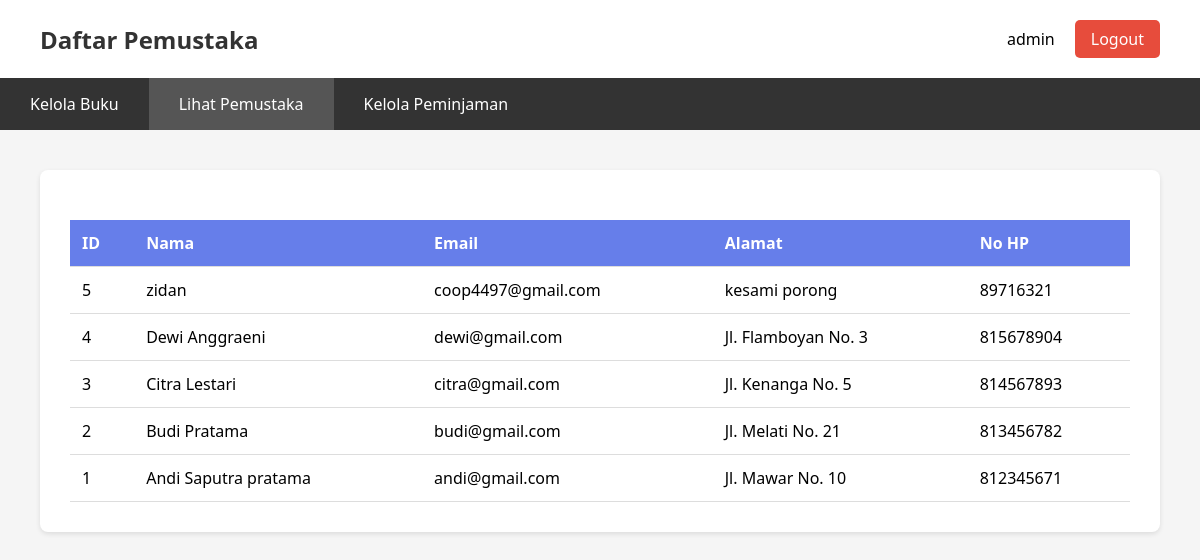
/admin/lihat_pemustaka.php (signed in), run on the app's committed database.
### tables this page shows
CREATE TABLE `pemustaka` (
  `id_pemustaka` int(11) NOT NULL,
  `nama` varchar(100) NOT NULL,
  `email` varchar(100) NOT NULL,
  `password` varchar(100) NOT NULL,
  `alamat` text DEFAULT NULL,
  `no_hp` int(11) DEFAULT NULL
);

### admin/lihat_pemustaka.php (the view, shortened to what this page needs)
<?php
try {
    $conn = get_db_connection();
    $stmt = $conn->query("SELECT * FROM pemustaka ORDER BY id_pemustaka DESC");
    $pemustaka_list = $stmt->fetchAll(PDO::FETCH_ASSOC);
} catch(PDOException $e) {
    $error = "Gagal mengambil data pemustaka";
}
$admin_username = htmlspecialchars($_SESSION['admin_username'], ENT_QUOTES, 'UTF-8');
?>
<!DOCTYPE html>
<html lang="id">
<head>
    <link rel="stylesheet" href="../css/style.css">
</head>
<body>
    <div class="dashboard-container">
        <header>
            <h1>Daftar Pemustaka</h1>
            <div class="admin-info">
                <span><?php echo $admin_username; ?></span>
                <a href="logout.php" class="btn-logout">Logout</a>
            </div>
        </header>
        <nav class="admin-menu">
            <ul>
                <li><a href="kelola_buku.php">Kelola Buku</a></li>
                <li><a href="lihat_pemustaka.php" class="active">Lihat Pemustaka</a></li>
                <li><a href="kelola_peminjaman.php">Kelola Peminjaman</a></li>
            </ul>
        </nav>
        <main>
            <div class="content-area">
                <table class="data-table">
                    <thead>
                        <tr>
                            <th>ID</th>
                            <th>Nama</th>
                            <th>Email</th>
                            <th>Alamat</th>
                            <th>No HP</th>
                        </tr>
                    </thead>
                    <tbody>
                        <?php if (!empty($pemustaka_list)): ?>
                            <?php foreach($pemustaka_list as $pemustaka): ?>
                                <tr>
                                    <td><?php echo htmlspecialchars($pemustaka['id_pemustaka'], ENT_QUOTES, 'UTF-8'); ?></td>
                                    <td><?php echo htmlspecialchars($pemustaka['nama'], ENT_QUOTES, 'UTF-8'); ?></td>
                                    <td><?php echo htmlspecialchars($pemustaka['email'], ENT_QUOTES, 'UTF-8'); ?></td>
                                    <td><?php echo htmlspecialchars($pemustaka['alamat'], ENT_QUOTES, 'UTF-8'); ?></td>
                                    <td><?php echo htmlspecialchars($pemustaka['no_hp'], ENT_QUOTES, 'UTF-8'); ?></td>
                                </tr>
                            <?php endforeach; ?>
                        <?php else: ?>
                            <tr>
                                <td colspan="5" class="text-center">Belum ada data pemustaka</td>
                            </tr>
                        <?php endif; ?>
                    </tbody>
                </table>
            </div>
        </main>
    </div>
</body>
</html>

### css/style.css (style rules this page uses)
* { margin: 0; padding: 0; box-sizing: border-box; }
body { font-family: 'Segoe UI', Tahoma, Geneva, Verdana, sans-serif; background: linear-gradient(135deg, #667eea 0%, #764ba2 100%); min-height: 100vh; }
.btn-logout { background: #e74c3c; color: white; padding: 8px 16px; border-radius: 5px; text-decoration: none; transition: background 0.3s; }
.dashboard-container { width: 100%; min-height: 100vh; background: #f5f5f5; }
header { background: white; padding: 20px 40px; box-shadow: 0 2px 5px rgba(0,0,0,0.1); display: flex; justify-content: space-between; align-items: center; }
header h1 { color: #333; font-size: 24px; }
.admin-info { display: flex; gap: 20px; align-items: center; }
.admin-menu { background: #333; padding: 0; }
.admin-menu ul { list-style: none; display: flex; padding: 0; margin: 0; }
.admin-menu ul li a { display: block; padding: 15px 30px; color: white; text-decoration: none; transition: background 0.3s; }
.admin-menu ul li a:hover, .admin-menu ul li a.active { background: #555; }
main { padding: 40px; }
.content-area { background: white; padding: 30px; border-radius: 8px; box-shadow: 0 2px 5px rgba(0,0,0,0.1); }
.data-table { width: 100%; border-collapse: collapse; margin-top: 20px; }
.data-table thead { background: #667eea; color: white; }
.data-table th, .data-table td { padding: 12px; text-align: left; border-bottom: 1px solid #ddd; }

### data on the page
pemustaka: id_pemustaka "5", nama "zidan", email "coop4497@gmail.com", alamat "kesami porong", no_hp "89716321"
pemustaka: id_pemustaka "4", nama "Dewi Anggraeni", email "dewi@gmail.com", alamat "Jl. Flamboyan No. 3", no_hp "815678904"
pemustaka: id_pemustaka "3", nama "Citra Lestari", email "citra@gmail.com", alamat "Jl. Kenanga No. 5", no_hp "814567893"
pemustaka: id_pemustaka "2", nama "Budi Pratama", email "budi@gmail.com", alamat "Jl. Melati No. 21", no_hp "813456782"
pemustaka: id_pemustaka "1", nama "Andi Saputra pratama", email "andi@gmail.com", alamat "Jl. Mawar No. 10", no_hp "812345671"

### other printed values
$admin_username "admin"
